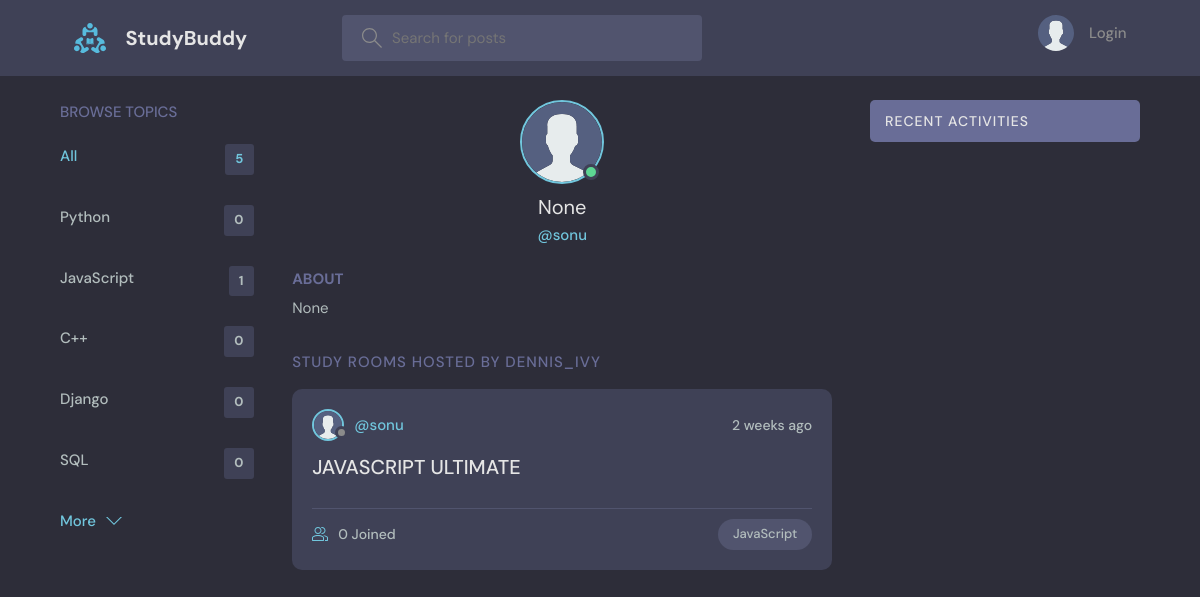
The page /profile/7/ on the database its author committed.
### base/models.py (models this page shows, shortened)
class Topic(models.Model):
    name = models.CharField(max_length=200)

class User(AbstractUser):
    name = models.CharField(max_length=200, null=True)
    email = models.EmailField(unique=True, null=True)
    bio = models.TextField(null=True)
    avatar = models.ImageField(null=True, default="avatar.svg")
    USERNAME_FIELD = 'email'
    REQUIRED_FIELDS = ['username']

class Room(models.Model):
    host = models.ForeignKey(User, on_delete=models.SET_NULL, null=True)
    topic = models.ForeignKey(Topic, on_delete=models.SET_NULL, null=True)
    name = models.CharField(max_length=200)
    description = models.TextField(null=True, blank=True)
    participants = models.ManyToManyField(
        User, related_name='participants', blank=True)
    updated = models.DateTimeField(auto_now=True)
    created = models.DateTimeField(auto_now_add=True)
    class Meta:
        ordering = ['-updated', '-created']

### base/views.py (the view)
# urls.py: path('profile/<str:pk>/', views.userProfile, name="user-profile"),
def userProfile(request, pk):
    user = User.objects.get(id=pk)
    rooms = user.room_set.all()
    room_messages = user.message_set.all()
    topics = Topic.objects.all()
    context = {'user': user, 'rooms': rooms,
               'room_messages': room_messages, 'topics': topics}
    return render(request, 'base/profile.html', context)

### base/templates/base/profile.html (shortened to what this page needs)
{% extends 'main.html' %}
{% block content %}
<main class="profile-page layout layout--3">
  <div class="container">
    {% include 'base/topics_component.html' %}
    <div class="roomList">
      <div class="profile">
        <div class="profile__avatar">
          <div class="avatar avatar--large active">
            <img src="{{user.avatar.url}}" />
          </div>
        </div>
        <div class="profile__info">
          <h3>{{user.name}}</h3>
          <p>@{{user.username}}</p>
        </div>
        <div class="profile__about">
          <h3>About</h3>
          <p>
            {{user.bio}}
          </p>
        </div>
      </div>
      <div class="roomList__header">
        <div>
          <h2>Study Rooms Hosted by dennis_ivy</a>
          </h2>
        </div>
      </div>
      {% include 'base/feed_component.html' %}
    </div>
    {% include 'base/activity_component.html' %}
  </div>
</main>
{% endblock content %}

### templates/main.html (shortened to what this page needs)
<!DOCTYPE html>
{% load static %}
<html lang="en">
<head>
    <link rel="stylesheet" href="{% static 'styles/style.css' %}" />
</head>
<body>
    {% include 'navbar.html' %}
    {% block content %}
    {% endblock %}
</body>
</html>

### templates/navbar.html (shortened to what this page needs)
{% load static %}
<header class="header header--loggedIn">
    <div class="container">
        <a href="{% url 'home' %}" class="header__logo">
            <img src="{% static 'images/logo.svg' %}" />
            <h1>StudyBuddy</h1>
        </a>
        <form class="header__search" method="GET" action="{% url 'home' %}">
            <label>
                <input name="q" placeholder="Search for posts" />
            </label>
        </form>
        <nav class="header__menu">
            {% if request.user.is_authenticated %}
            <div class="header__user">
                <a href="{% url 'update-user' %}">
                    <div class="avatar avatar--medium active">
                        <img src="{{request.user.avatar.url}}" />
                    </div>
                    <p>{{request.user.username}} <span>@{{request.user.username}}</span></p>
                </a>
                <button class="dropdown-button">
                    <svg version="1.1" xmlns="http://www.w3.org/2000/svg" width="32" height="32" viewBox="0 0 32 32">
                        <title>chevron-down</title>
                        <path d="M16 21l-13-13h-3l16 16 16-16h-3l-13 13z"></path>
                    </svg>
                </button>
            </div>
            {% else %}
            <a href="{% url 'login' %}">
                <img src="{% static 'images/avatar.svg' %}" />
                <p>Login</p>
            </a>
            {% endif %}
        </nav>
    </div>
</header>

### base/templates/base/topics_component.html
<div class="topics">
    <div class="topics__header">
        <h2>Browse Topics</h2>
    </div>
    <ul class="topics__list">
        <li>
            <a href="{% url 'home' %}" class="active">All <span>{{topics.count}}</span></a>
        </li>
        {% for topic in topics %}
        <li>
            <a href="{% url 'home' %}?q={{topic.name}}">{{topic.name}}<span>{{topic.room_set.all.count}}</span></a>
        </li>
        {% endfor %}
    </ul>
    <a class="btn btn--link" href="{% url 'topics' %}">
        More
        <svg version="1.1" xmlns="http://www.w3.org/2000/svg" width="32" height="32" viewBox="0 0 32 32">
            <title>chevron-down</title>
            <path d="M16 21l-13-13h-3l16 16 16-16h-3l-13 13z"></path>
        </svg>
    </a>
</div>

### base/templates/base/feed_component.html (shortened to what this page needs)
{% for room in rooms %}
<div class="roomListRoom">
    <div class="roomListRoom__header">
        <a href="{% url 'user-profile' room.host.id %}" class="roomListRoom__author">
            <div class="avatar avatar--small">
                <img src="{{room.host.avatar.url}}" />
            </div>
            <span>@{{room.host.username}}</span>
        </a>
        <div class="roomListRoom__actions">
            <span>{{room.created|timesince}} ago</span>
        </div>
    </div>
    <div class="roomListRoom__content">
        <a href="{% url 'room' room.id %}">{{room.name}}</a>
    </div>
    <div class="roomListRoom__meta">
        <a href="{% url 'room' room.id %}" class="roomListRoom__joined">
            {{room.participants.all.count}} Joined
        </a>
        <p class="roomListRoom__topic">{{room.topic.name}}</p>
    </div>
</div>
{% endfor %}

### base/templates/base/activity_component.html (shortened to what this page needs)
<div class="activities">
    <div class="activities__header">
        <h2>Recent Activities</h2>
    </div>
</div>

### rows shown on the page
Topic: name "Python", room_set.all.count "0"
Topic: name "JavaScript", room_set.all.count "1"
Topic: name "C++", room_set.all.count "0"
Topic: name "Django", room_set.all.count "0"
Topic: name "SQL", room_set.all.count "0"
User: avatar (placeholder picture), name "None", username "sonu", bio "None"
Room: host.avatar (placeholder picture), host.username "sonu", created "2 weeks", name "JAVASCRIPT ULTIMATE", participants.all.count "0", topic.name "JavaScript"

### other values the page prints
{{ topics.count }} "5"
